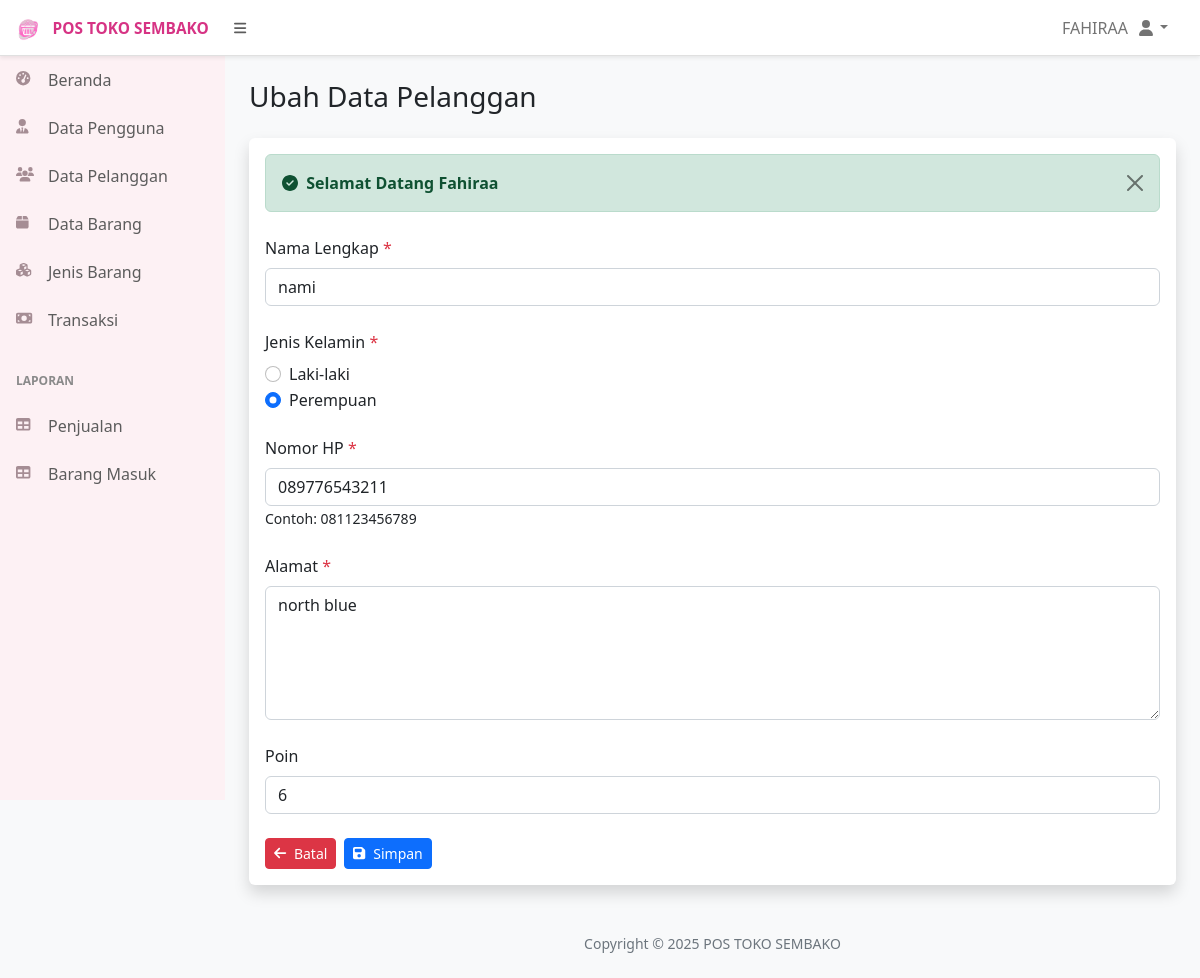
The page /media.php?page=ubah_pelanggan&&id_pelanggan=3 (signed in) on the database its author committed.
### tables this page shows
CREATE TABLE `pelanggan` (
  `id_pelanggan` int(11) NOT NULL,
  `nama_pelanggan` varchar(255) NOT NULL,
  `jenis_kelamin` enum('L','P') NOT NULL,
  `nomor_hp` char(15) NOT NULL,
  `alamat` text NOT NULL,
  `poin` int(11) DEFAULT 0
);

### ubah_pelanggan.php (the view, shortened to what this page needs)
<?php
if (isset($_GET['id_pelanggan'])) {
    $id_pelanggan = $_GET['id_pelanggan'];
    $ambil_data = mysqli_query($koneksi, "SELECT * FROM pelanggan WHERE id_pelanggan='$id_pelanggan'");
    if (mysqli_num_rows($ambil_data) > 0) {
        $data = mysqli_fetch_array($ambil_data);
    } else {
        $_SESSION['warning'] = "Data tidak ditemukan!";
        echo "<script>window.location.href = 'media.php?page=data_pelanggan';</script>";
        exit();
    }
}
?>
<div class="container-fluid px-4">
    <div class="d-flex justify-content-between align-items-center gap-2 my-4">
        <h3 class="mb-0">Ubah Data Pelanggan</h3>
    </div>
    <div class="card border-0 shadow mb-4">
        <div class="card-body">
            <?php include "alerts.php" ?>
            <form method="post" action="controller.php?ubah_pelanggan=<?= $data['id_pelanggan'] ?>">
                <div class="form-group mb-4">
                    <label class="form-label" for="nama_pelanggan">Nama Lengkap <span class="text-danger">*</span></label>
                    <input class="form-control <?= isset($_SESSION['errors']['nama_pelanggan']) ? 'is-invalid' : ''; ?>" name="nama_pelanggan" value="<?= $data['nama_pelanggan']; ?>" id="nama_pelanggan" type="text" placeholder="Masukan Nama Lengkap" />
                </div>
                <div class="form-group mb-4">
                    <label class="form-label" for="jenis_kelamin">Jenis Kelamin <span class="text-danger">*</span></label>
                    <div class="form-check">
                        <input class="form-check-input <?= isset($_SESSION['errors']['jenis_kelamin']) ? 'is-invalid' : ''; ?>" value="L" type="radio" name="jenis_kelamin" id="jenis_kelamin1" <?= $data['jenis_kelamin'] == 'L' ? 'checked' : ''; ?>>
                        <label class="form-check-label" for="jenis_kelamin1">
                            Laki-laki
                        </label>
                    </div>
                    <div class="form-check">
                        <input class="form-check-input <?= isset($_SESSION['errors']['jenis_kelamin']) ? 'is-invalid' : ''; ?>" value="P" type="radio" name="jenis_kelamin" id="jenis_kelamin2" <?= $data['jenis_kelamin'] == 'P' ? 'checked' : ''; ?>>
                        <label class="form-check-label" for="jenis_kelamin2">
                            Perempuan
                        </label>
                    </div>
                </div>
                <div class="form-group mb-4">
                    <label class="form-label" for="nomor_hp">Nomor HP <span class="text-danger">*</span></label>
                    <input class="form-control <?= isset($_SESSION['errors']['nomor_hp']) ? 'is-invalid' : ''; ?>" name="nomor_hp" value="<?= $data['nomor_hp']; ?>" id="nomor_hp" type="teL" placeholder="Masukan Nomor HP" />
                    <small>Contoh: 081123456789</small>
                </div>
                <div class="form-group mb-4">
                    <label class="form-label" for="alamat">Alamat <span class="text-danger">*</span></label>
                    <textarea class="form-control <?= isset($_SESSION['errors']['alamat']) ? 'is-invalid' : ''; ?>" id="alamat" name="alamat" placeholder="Masukan Alamat" rows="5"><?= $data['alamat']; ?></textarea>
                </div>
<div class="form-group mb-4">
    <label class="form-label">Poin</label>
    <input class="form-control" type="number" name="poin" value="<?= $data['poin'] ?>">
</div>
                <div class="d-flex gap-2">
                    <a href="media.php?page=data_pelanggan" class="btn btn-danger btn-sm"><i class="fa fa-arrow-left me-1"></i> Batal</a>
                    <button class="btn btn-primary btn-sm" type="submit"><i class="fa fa-save me-1"></i> Simpan</button>
                </div>
            </form>
        </div>
    </div>
</div>

### rows shown on the page
pelanggan: nama_pelanggan "nami", jenis_kelamin "☐ Laki-laki", jenis_kelamin "☑ Perempuan", nomor_hp "089776543211", alamat "north blue", poin "6"

### other values the page prints
$_SESSION['nama_user'] "FAHIRAA"
$_SESSION['success'] "Selamat Datang Fahiraa"
